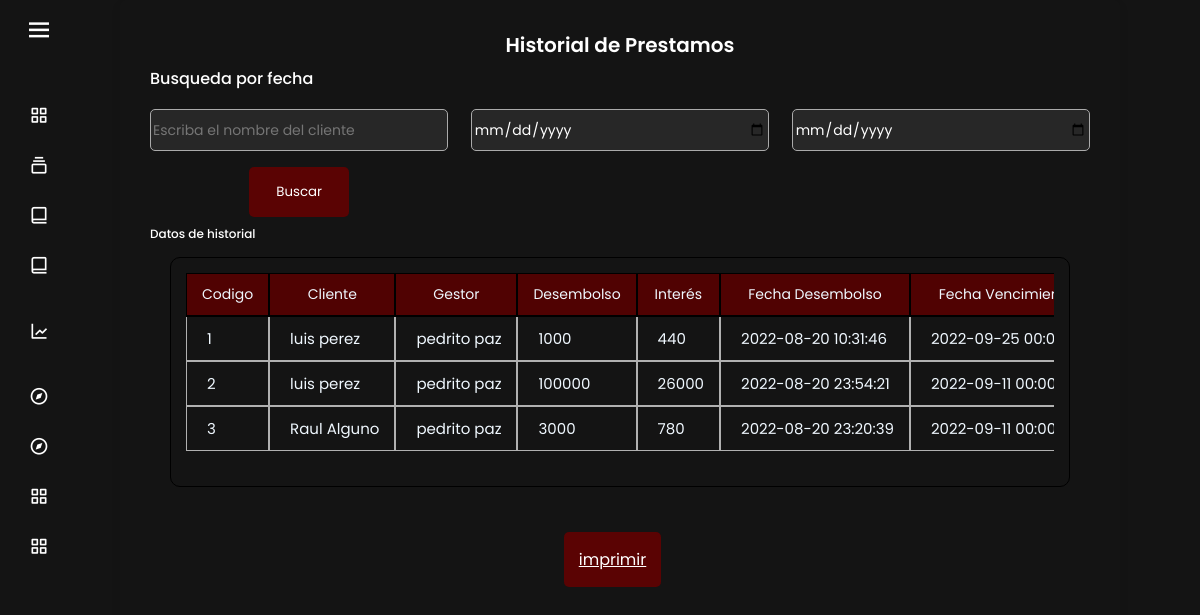
Screenshot of /vistas/HistorialP.php (signed in) with the database file from the repository.
### tables this page shows
CREATE TABLE `desembolso` (
  `id_desembolso` int(11) NOT NULL,
  `id_cliente` int(11) DEFAULT NULL,
  `trial_id_detalle_desembolso_3` int(11) DEFAULT NULL,
  `fecha` datetime DEFAULT current_timestamp(),
  `estado` varchar(100) NOT NULL,
  `fecha_fin` datetime DEFAULT NULL,
  `operador_autorizador` varchar(100) DEFAULT NULL
);

CREATE TABLE `detalle_prestamo` (
  `id_detalle_prestamo` int(11) NOT NULL,
  `monto_solicitado` varchar(100) DEFAULT NULL,
  `cuotas` varchar(100) DEFAULT NULL,
  `trial_fecha_4` datetime DEFAULT NULL,
  `estado` char(20) NOT NULL,
  `id_cliente` int(11) NOT NULL,
  `id_solicitud` int(11) NOT NULL
);

CREATE TABLE `cliente` (
  `id_cliente` int(11) NOT NULL,
  `primer_nombre` varchar(100) DEFAULT NULL,
  `trial_segundo_nombre_3` varchar(100) DEFAULT NULL,
  `trial_primer_apellido_4` varchar(100) DEFAULT NULL,
  `segundo_apellido` varchar(100) DEFAULT NULL,
  `dpi` varchar(100) DEFAULT NULL,
  `estado_civil` varchar(100) DEFAULT NULL,
  `profesion_oficio` varchar(100) DEFAULT NULL,
  `genero` varchar(100) DEFAULT NULL,
  `trial_fecha_nacimiento_10` datetime DEFAULT NULL,
  `trial_telefono_11` varchar(100) DEFAULT NULL,
  `departamento` varchar(100) DEFAULT NULL,
  `municipio` varchar(100) DEFAULT NULL,
  `trial_domicilio_14` varchar(100) DEFAULT NULL,
  `nis` varchar(100) DEFAULT NULL,
  `propiedad` varchar(100) DEFAULT NULL,
  `estado` varchar(100) NOT NULL,
  `edad` int(11) NOT NULL,
  `observaciones` varchar(100) DEFAULT NULL,
  `usuario` varchar(100) NOT NULL
);

CREATE TABLE `empleado` (
  `trial_id_empleado_1` int(11) NOT NULL,
  `nombre` varchar(100) DEFAULT NULL,
  `apellido` varchar(100) DEFAULT NULL,
  `cargo` varchar(100) DEFAULT NULL,
  `telefono` varchar(100) DEFAULT NULL,
  `dpi` varchar(100) DEFAULT NULL,
  `fecha_nacimiento` datetime DEFAULT NULL,
  `sexo` varchar(100) DEFAULT NULL,
  `trial_estado_civil_9` varchar(100) DEFAULT NULL
);

CREATE TABLE `interes` (
  `trial_id_interes_1` int(11) NOT NULL,
  `trial_id_detalle_prestamo_2` int(11) DEFAULT NULL,
  `cantidad` varchar(100) DEFAULT NULL,
  `trial_fecha_4` char(100) DEFAULT NULL,
  `porcentaje` varchar(100) DEFAULT NULL
);

### vistas/HistorialP.php (the view, shortened to what this page needs)
<?php require('dashboard.php');
$conexion = null;
try {
    $conexion = new PDO('mysql:host=localhost;dbname=mc', 'root', '');
} catch (PDOException $e) {
    print "¡Error!: " . $e->getMessage() . "<br/>";
    die();
}
$palabra = null;
if(!isset($_POST['palabra'])){
    $palabra = "";
}else{
    $palabra = $_POST['palabra'];
}
$sql = 'SELECT d.*, c.primer_nombre, c.trial_primer_apellido_4, c.dpi, i.cantidad, e.nombre as nombre_empleado, e.apellido as apellido_empleado, dp.id_solicitud, dp.monto_solicitado FROM desembolso AS d
        INNER JOIN cliente AS c ON c.id_cliente = d.id_cliente
        INNER JOIN detalle_prestamo AS dp ON dp.id_detalle_prestamo = d.trial_id_detalle_desembolso_3
        INNER JOIN detalle_solicitud AS ds ON ds.id_detalle_solicitud = dp.id_solicitud
        INNER JOIN empleado AS e ON e.trial_id_empleado_1  = ds.id_empleado
        INNER JOIN interes AS i ON i.trial_id_detalle_prestamo_2 = dp.id_detalle_prestamo
        WHERE c.primer_nombre LIKE "%' . $palabra . '%" ';
$resultado = $conexion->query($sql);
$user = $resultado->fetchAll();
?>
<!DOCTYPE html>
<html lang="en">
<head>
    <link href="../styles/HistorialP.css" rel="stylesheet" type="text/css">
</head>
<body>
<div class="container">
    <header>Historial de Prestamos</header>
    <form action="HistorialP.php" method="POST">
        <div class="primer-form">
                <div class="datos personales">
                    <span class="tittle">Busqueda por fecha</span>
                    <div class="fields">
                    <div class="input-fields">
            <input type="text" name="palabra" placeholder="Escriba el nombre del cliente">
        </div>
        <div class="input-fields">
                        <input type="date" name="" id="" >
                    </div>
                    <div class="input-fields">
                        <input type="date" name="" id="" >
                    </div>
                    <div class="input-fields">
            <button class="uBtn" type="submit">Buscar </button>
            </div>
                    </div>
        </div>
</form>
<div class="datos personales">
                <div class="fields">
                <div class="input-fields">
                        <label for="">Datos de historial</label>
                    </div>
                </div>
<div class="outer-wrapper">
<div class="table-wrapper">
<table>
<thead>
<th>Codigo</th>
            <th>Cliente</th>
            <th>Gestor</th>
            <th>Desembolso</th>
            <th>Interés</th>
            <th>Fecha Desembolso</th>
            <th>Fecha Vencimiento</th>
</thead>
<tbody>
<?php foreach ($user as $row) { ?>
    <tr>
        <td data-label="codigo"><?php echo $row['id_solicitud'] ?></td>
        <td data-label="Cliente"><?php echo $row['primer_nombre'] . " " . $row['trial_primer_apellido_4'] ?></td>
        <td data-label="Gestor"><?php echo $row['nombre_empleado'] . ' ' . $row['apellido_empleado'] ?></td>
        <td data-label="Desembolso"><?php echo $row['monto_solicitado'] ?></td>
        <td data-label="Interes"><?php echo $row['cantidad'] ?></td>
        <td data-label="Fecha Desembolso"><?php echo $row['fecha'] ?></td>
        <td data-label="Fecha Vencimiento"><?php echo $row['fecha_fin'] ?></td>
        </tr>
    <?php } ?>
</tbody>
</table>
</div>
</div>
<div class="botones">
<a class="btn-1" href="<?php echo "../class/imprimir_historialP.php?cliente=" . $palabra ?>">imprimir </a>
</div>
</div>
</body>
</html>

### vistas/dashboard.php (shortened to what this page needs)
<!DOCTYPE html>
<html lang="en" >
  <head>
    <link href='https://unpkg.com/boxicons@2.0.7/css/boxicons.min.css' rel='stylesheet'>
     <link href="../styles/dashboard.css" rel="stylesheet" type="text/css">
     <link href="../styles/general.css" rel="stylesheet" type="text/css">
   </head>
<body>
 <div class="row">
    <aside>
 <div class="sidebar close">
    <div class="logo-details">
    <div class="home-content">
      <i class='bx bx-menu' ></i>
    </div>
    </div>
    <ul class="nav-links">
      <li>
      <div class="iocn-link">
          <a href="#">
          <i class='bx bx-grid-alt' ></i>
        </a>
        </div>
      </li>
      <li>
        <div class="iocn-link">
          <a href="#">
            <i class='bx bx-collection' ></i>
          </a>
        </div>
      </li>
      <li>
        <div class="iocn-link">
          <a href="#">
            <i class='bx bx-book-alt' ></i>
          </a>
        </div>
      </li>
      <li>
      <li>
        <div class="iocn-link">
          <a href="#">
            <i class='bx bx-book-alt' ></i>
          </a>
        </div>
      </li>
      <?php if($_SESSION['tipo'] == "administrador" || $_SESSION['tipo'] == "supervisor"){ ?>
      <li>
        <div class="iocn-link">
          <a href="#">
          <i class='bx bx-line-chart' ></i>
          </a>
        </div>
      </li>
      <li>
        <div class="iocn-link">
          <a href="#">
          <i class='bx bx-compass' ></i>
          </a>
        </div>
      </li>
      <li>
      <div class="iocn-link">
          <a href="#">
          <i class='bx bx-compass' ></i>
        </a>
        </div>
      </li>
      <li>
      <div class="iocn-link">
          <a href="#">
          <i class='bx bx-grid-alt' ></i>
        </a>
        </div>
      </li>
      <li>
      <div class="iocn-link">
          <a href="#">
          <i class='bx bx-grid-alt' ></i>
        </a>
        </div>
      </li>
        <?php } ?>
</ul>
  </div>
</aside>
</div>
</body>
</html>

### styles/dashboard.css (style rules this page uses)
* { margin: 0; padding: 0; box-sizing: border-box; font-family: 'Poppins', sans-serif; }
.sidebar { position: fixed; top: 0; left: 0; height: 100%; width: 260px; background:rgb(20, 20, 20) ; z-index: 100; transition: all 0.5s ease; }
.sidebar.close { width: 78px; }
.sidebar .logo-details { height: 60px; width: 100%; display: flex; align-items: center; }
.sidebar .logo-details i { font-size: 30px; color: #fff; height: 50px; min-width: 78px; text-align: center; line-height: 50px; }
.sidebar .nav-links { height: 100%; padding: 30px 0 150px 0; overflow: auto; }
.sidebar.close .nav-links { overflow: visible; }
.sidebar .nav-links li { position: relative; list-style: none; transition: all 0.4s ease; }
.sidebar .nav-links li .iocn-link { display: flex; align-items: center; justify-content: space-between; }
.sidebar.close .nav-links li .iocn-link { display: block }
.sidebar .nav-links li i { height: 50px; min-width: 78px; text-align: center; line-height: 50px; color: #fff; font-size: 20px; cursor: pointer; transition: all 0.3s ease; }
.sidebar .nav-links li a { display: flex; align-items: center; text-decoration: none; }

### styles/general.css (style rules this page uses)
.row { display: flex; flex-wrap: wrap; }
aside { flex: 40px; padding: 20px; }

### styles/HistorialP.css (style rules this page uses)
* { margin: 0; padding: 0; box-sizing: border-box; font-family: 'Poppins', sans-serif; }
body { min-height: 100vh; display: flex; align-items: center; justify-content: center; background:rgb(20, 20, 20) ; }
.container { position: relative; max-width: 1000px; width: 100%; border-radius: 6px; padding: 30px; margin: 0 15px; box-shadow: 0 5px 10px rgba(0, 0, 0, 0.1); }
.container header { display: flex; align-items: center; justify-content: center; font-size: 20px; font-weight: 600; color: rgb(255, 255, 255); }
.container form .tittle { display: block; margin-bottom: 8px; font-size: 16px; font-weight: 500; margin: 6px 0; color: rgb(255, 255, 255); }
.container form { position: relative; min-height: 800px; }
.container form .fields { display: flex; align-items: center; justify-content: space-between; flex-wrap: wrap; }
form .fields .input-fields { display: flex; width: calc(100% / 3 - 15px); flex-direction: column; margin: 4px 0; }
.input-fields label { font-size: 12px; font-weight: 500; color: rgb(255, 255, 255); }
.input-fields input { outline: none; font-size: 14px; font-weight: 400; color: rgb(255, 255, 255); border-radius: 5px; border: 1px solid #aaa; padding: 0 2px; height: 42px; margin: 8px 0; background-color: rgb(39, 39, 39); }
.input-fields .uBtn { width: 100px; height: 50px; margin: 0 auto; padding: 0; border: none; display: flex; align-items: center; justify-content: center; border-radius: 5px; text-align: center; color: rgb(255, 255, 255); background-color: rgb(90, 3, 3); }
.outer-wrapper { margin: 10px; margin-left: 20px; margin-right: 20px; border: 1px solid black; border-radius: 10px; max-width: fit-content; max-height: fit-content; }
.table-wrapper { overflow-y: scroll; overflow-x: scroll; height: fit-content; max-height: 66.4vh; margin-top: 22px; margin: 15px; padding-bottom: 20px; }
table { min-width: max-content; border-collapse: separate; border-spacing: 0px; }
table th { position: sticky; top: 0px; background-color: rgb(80, 2, 2); color: rgb(241, 245, 179); text-align: center; font-weight: normal; font-size: 14px; outline: 0.7px solid black; border: 1.5px solid black; }
table th, table td { color: aliceblue; padding: 15px; padding-top: 10px; padding-bottom: 10px; }
table td { text-align: left; font-size: 15px; border: 1px solid rgb(177, 177, 177); padding-left: 20px; }
.botones { display: flex; justify-content: center; padding: 35px; }
.btn-1 { background-color: rgb(90, 3, 3); border-radius: 5px; border: 0px; padding: 15px; margin-right: 15px; color:rgb(255, 255, 255); ; }

### rows the page displays
desembolso: trial_id_detalle_desembolso_3.id_solicitud "1", id_cliente.primer_nombre "luis", id_cliente.trial_primer_apellido_4 "perez", empleado.nombre "pedrito", empleado.apellido "paz", trial_id_detalle_desembolso_3.monto_solicitado "1000", interes.cantidad "440", fecha "2022-08-20 10:31:46", fecha_fin "2022-09-25…"
desembolso: trial_id_detalle_desembolso_3.id_solicitud "2", id_cliente.primer_nombre "luis", id_cliente.trial_primer_apellido_4 "perez", empleado.nombre "pedrito", empleado.apellido "paz", trial_id_detalle_desembolso_3.monto_solicitado "100000", interes.cantidad "26000", fecha "2022-08-20 23:54:21", fecha_fin "2022-09-11…"
desembolso: trial_id_detalle_desembolso_3.id_solicitud "3", id_cliente.primer_nombre "Raul", id_cliente.trial_primer_apellido_4 "Alguno", empleado.nombre "pedrito", empleado.apellido "paz", trial_id_detalle_desembolso_3.monto_solicitado "3000", interes.cantidad "780", fecha "2022-08-20 23:20:39", fecha_fin "2022-09-11…"
